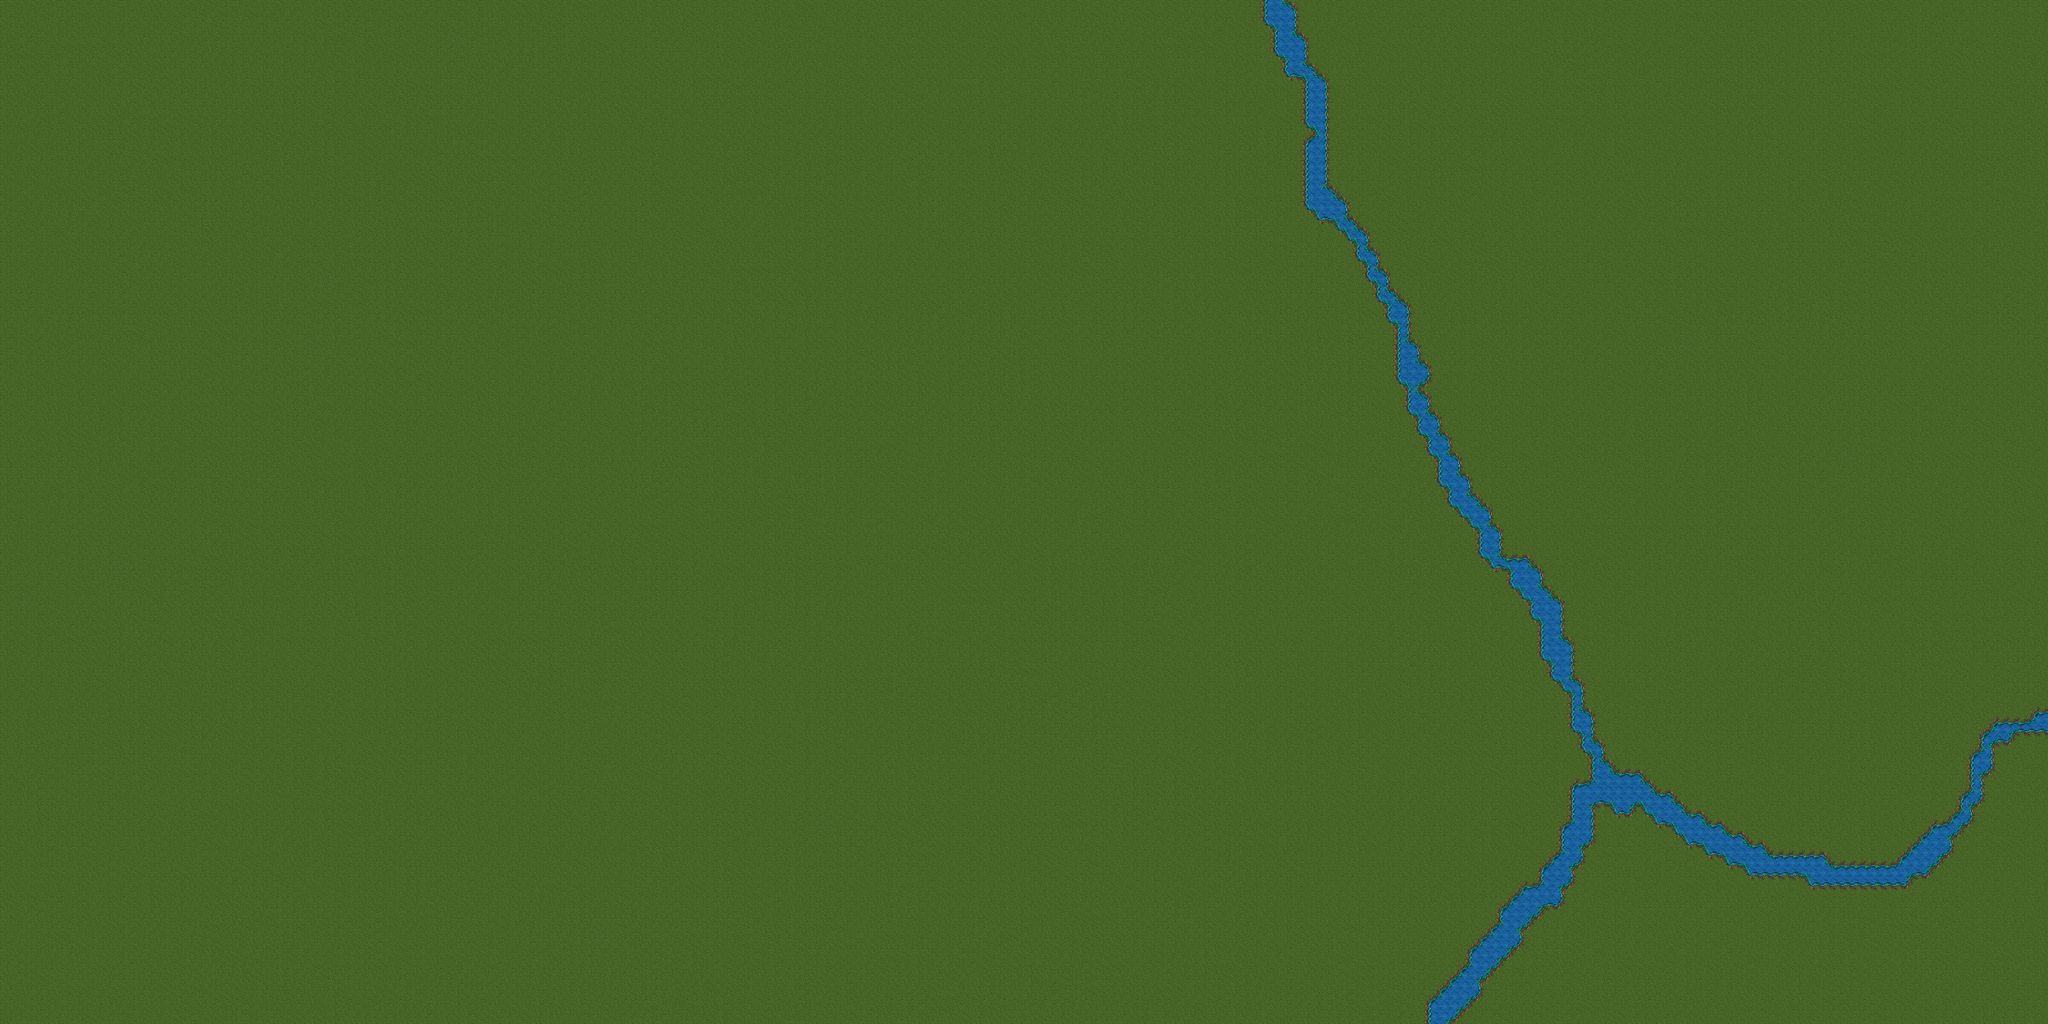

This is a level from a 2D game, rendered from its Tiled map with the project's own tilesets. A one-line summary and the map file follow, with tile-layer data summarised:
An orthogonal 200x100 tile map with 32x32 px tiles, 2 tile layers (Tile Layer 1, Tile Layer 2), 2 tilesets.

<map version="1.8" tiledversion="1.8.2" orientation="orthogonal" renderorder="right-down" width="200" height="100" tilewidth="32" tileheight="32" infinite="0" nextlayerid="3" nextobjectid="1">
 <tileset firstgid="1" source="base.tsx" />
 <tileset firstgid="257" source="water.tsx" />
 <layer id="1" name="Tile Layer 1" width="200" height="100">
  <data>[20000 cells, 20000 non-empty, 17 distinct tile ids]</data>
 </layer>
 <layer id="2" name="Tile Layer 2" width="200" height="100">
  <data>[20000 cells, 0 non-empty, 0 distinct tile ids]</data>
 </layer>
</map>
